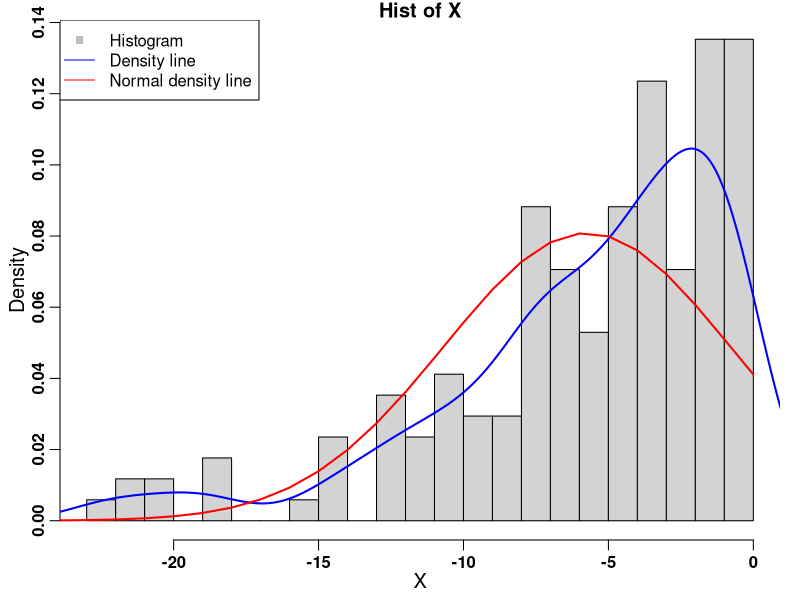

Source code (R):
set.seed(8) 
#产生1000个服从mean=10,sd=10的随机数
x=rnorm(1000,10,10) 
x=x[x<0] #去掉x里大于等于0的元素
#设置全局图形参数
par(mgp=c(1.6,0.6,0))
par(mar=c(3,3,1,1)) 
#绘制频率直方图
hist(x,
     main="Hist of X",
     xlab="X",   #x轴的名称
     nclass=30,  #区间数量
     freq=F,     #是否绘制频数分布
     font=2,cex.lab=1.2) #字体设置 
#添加线条
lines(density(x),
      col="blue",lwd=2) 
lines(-30:0,
      dnorm(-30:0,mean(x),sd(x)),
      col="red",lwd=2) #同上
#添加图例
legend("topleft",
       pch=c(15,-1,-1),
       lty=c(-1,1,1),
       col=c("gray","blue","red"),
       legend=c("Histogram",
                "Density line",
                "Normal density line"))




